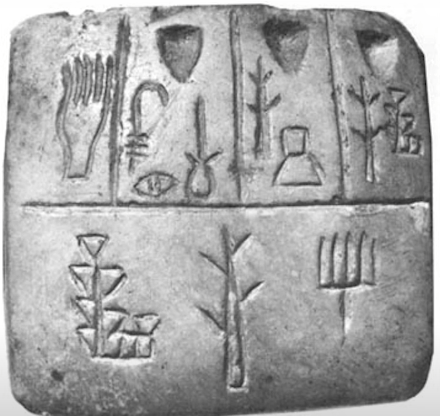
#> input picture images/glyph_image.png, 440 x 416 px
$ python normalization.py
#> lines starting #> are read from the running program, lines starting #| are printed output that depends on the picture
### basic/helper.py
import cv2
import numpy as np
from matplotlib import pyplot as plt

def show_info(image, isgray=False):
    print('-----------------------------------------------------')
    print('shape:', image.shape, 'and', 'size:', image.size)
    print(image.dtype)

    if isgray:
        plt.imshow(image, cmap='gray')
    else:
        plt.imshow(image[:,:,::-1])

    plt.show()

### basic/templates/normalization.py
import sys
import cv2
import numpy as np
from matplotlib import pyplot as plt

sys.path.insert(0, '../util')

from helper import *

def normalize_image():
    img = cv2.imread(path_image_1)
    show_info(img)

    normalizedImg = np.zeros(img.shape)
    normalizedImg = cv2.normalize(img,  normalizedImg, 0, 255, cv2.NORM_MINMAX)
    show_info(normalizedImg)


def find_in_image():
    img = cv2.imread(path_image_1)
#> img is the input picture: shape (416, 440, 3); mean B, G, R 164.4, 164.5, 164.5
    show_info(img)
#| shape: (416, 440, 3) and size: 549120
#| uint8

    image_cropped = img[90:200, 180:230]
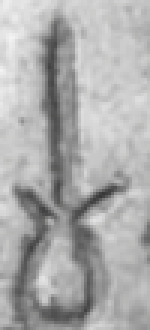
#> image_cropped: shape (110, 50, 3) (shown 3 times larger); mean B, G, R 172, 172.2, 172.1
    show_info(image_cropped)
#| shape: (110, 50, 3) and size: 16500
#| uint8

#> (the run stopped early here; a loop or call above may not have finished)
